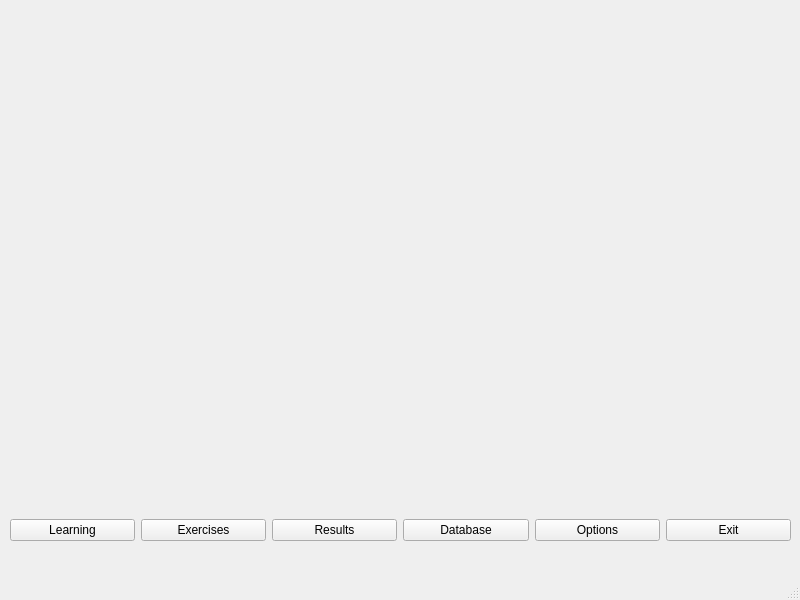
<?xml version="1.0" encoding="UTF-8"?>
<ui version="4.0">
 <class>MainWindow</class>
 <widget class="QMainWindow" name="MainWindow">
  <property name="geometry">
   <rect>
    <x>0</x>
    <y>0</y>
    <width>800</width>
    <height>600</height>
   </rect>
  </property>
  <property name="windowTitle">
   <string notr="true">Tuxlang</string>
  </property>
  <property name="toolTip">
   <string/>
  </property>
  <widget class="QWidget" name="centralwidget">
   <widget class="QWidget" name="horizontalLayoutWidget">
    <property name="geometry">
     <rect>
      <x>10</x>
      <y>490</y>
      <width>781</width>
      <height>81</height>
     </rect>
    </property>
    <layout class="QHBoxLayout" name="menu">
     <item>
      <widget class="QPushButton" name="learning_button">
       <property name="text">
        <string>Learning</string>
       </property>
      </widget>
     </item>
     <item>
      <widget class="QPushButton" name="exercise_button">
       <property name="text">
        <string>Exercises</string>
       </property>
      </widget>
     </item>
     <item>
      <widget class="QPushButton" name="results_button">
       <property name="text">
        <string>Results</string>
       </property>
      </widget>
     </item>
     <item>
      <widget class="QPushButton" name="database_button">
       <property name="text">
        <string>Database</string>
       </property>
      </widget>
     </item>
     <item>
      <widget class="QPushButton" name="options_button">
       <property name="text">
        <string>Options</string>
       </property>
      </widget>
     </item>
     <item>
      <widget class="QPushButton" name="exit_button">
       <property name="text">
        <string>Exit</string>
       </property>
      </widget>
     </item>
    </layout>
   </widget>
  </widget>
  <widget class="QStatusBar" name="statusbar"/>
 </widget>
 <resources/>
 <connections/>
</ui>
